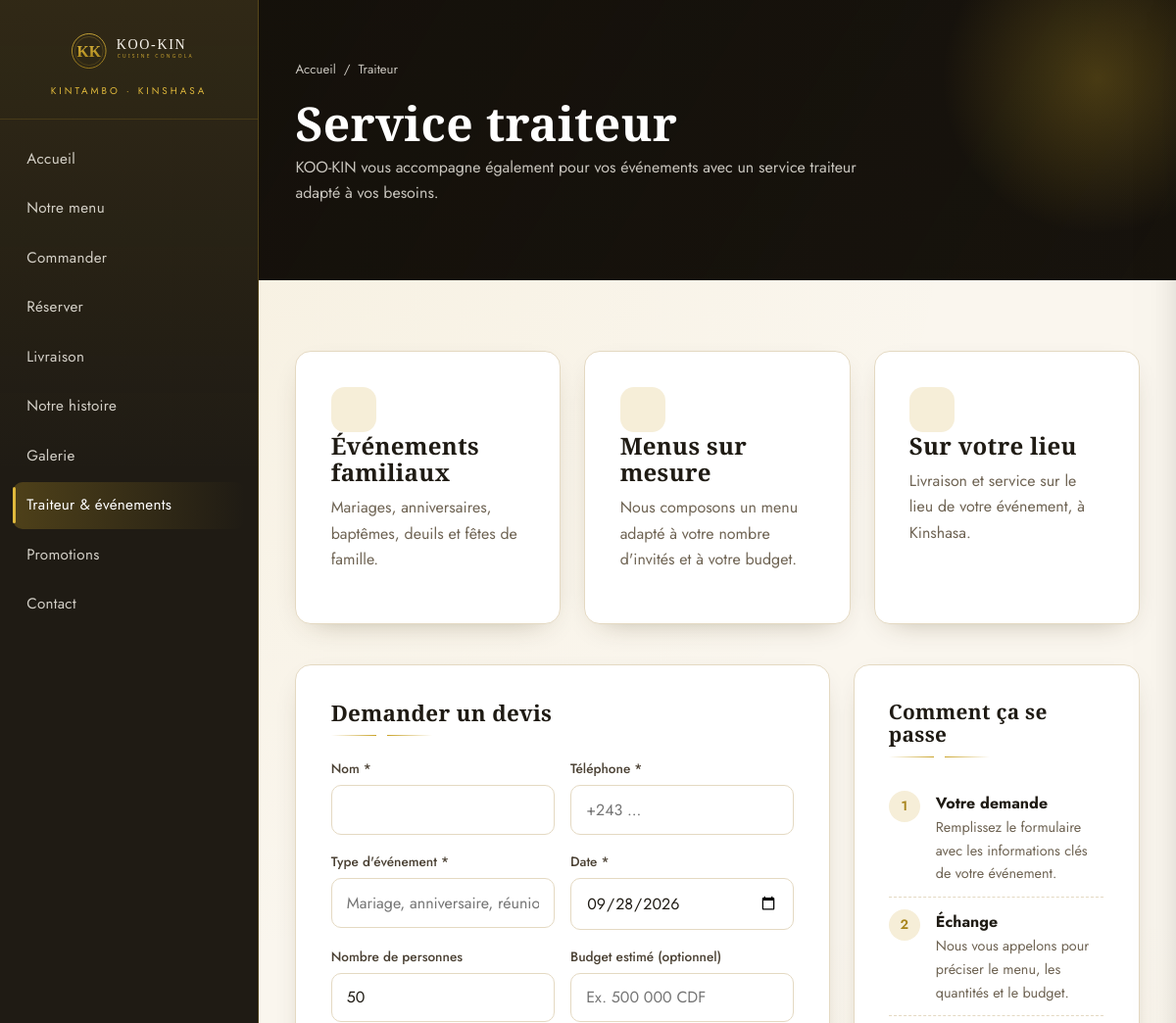
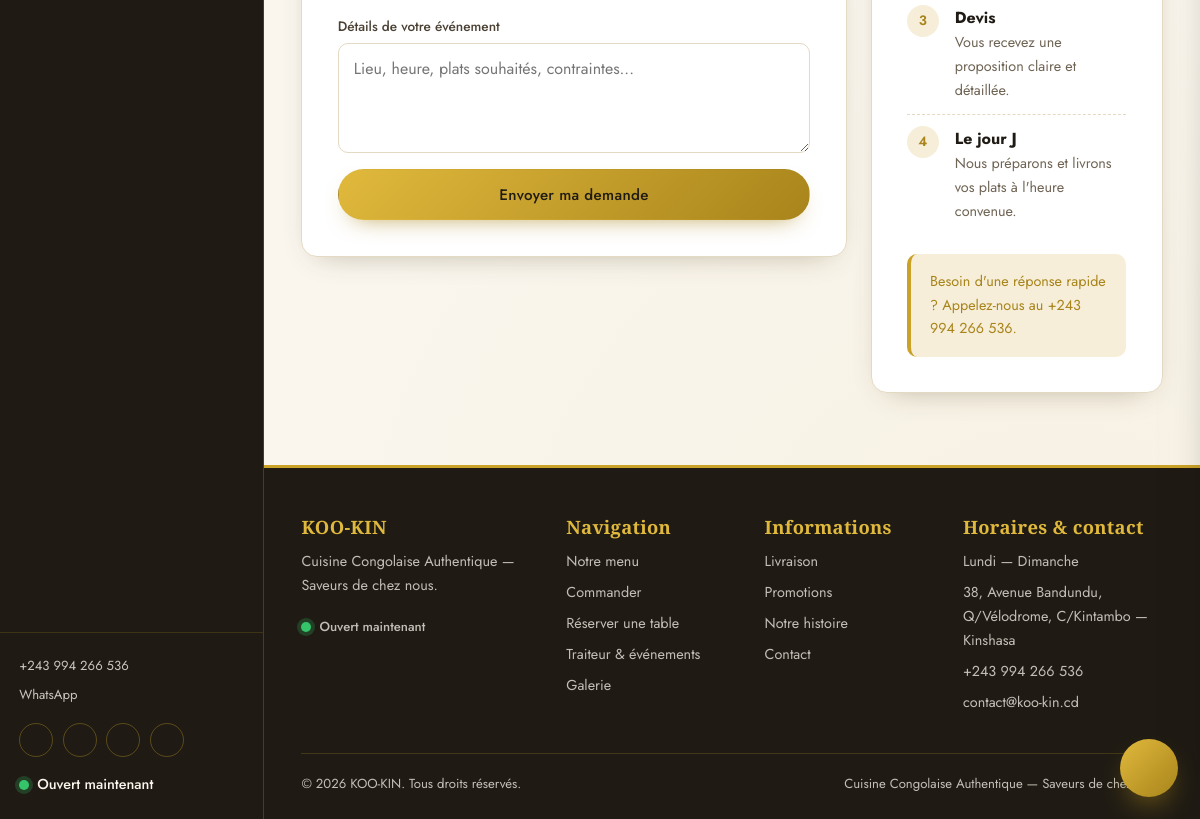
The app's page /traiteur.php with its own data (2 pictures, top to bottom).
### tables this page shows
CREATE TABLE `parametres_site` (
  `id` INT UNSIGNED NOT NULL AUTO_INCREMENT,
  `cle` VARCHAR(100) NOT NULL,
  `valeur` TEXT NULL,
  `description` VARCHAR(255) NULL,
  PRIMARY KEY (`id`),
  UNIQUE KEY `uq_parametres_cle` (`cle`)
);

### classes/core/Config.php (called while the page is built, shortened)
<?php
class Config
{
    private static ?array $items = null;
    public static function load(array $data): void
    {
        self::$items = $data;
    }
    public static function get(string $key, mixed $default = null): mixed
    {
        $segments = explode('.', $key);
        $value = self::$items;
        foreach ($segments as $segment) {
            if (!is_array($value) || !array_key_exists($segment, $value)) {
                return $default;
            }
            $value = $value[$segment];
        }
        return $value;
    }
}

### classes/core/Database.php (called while the page is built, shortened)
<?php
class Database
{
    private static ?Database $instance = null;
    private PDO $pdo;
    private function __construct(array $cfg)
    {
        $dsn = sprintf(
            'mysql:host=%s;port=%d;dbname=%s;charset=%s',
            $cfg['host'],
            $cfg['port'],
            $cfg['name'],
            $cfg['charset']
        );
        try {
            $this->pdo = new PDO($dsn, $cfg['user'], $cfg['pass'], [
                PDO::ATTR_ERRMODE            => PDO::ERRMODE_EXCEPTION,
                PDO::ATTR_DEFAULT_FETCH_MODE => PDO::FETCH_ASSOC,
                PDO::ATTR_EMULATE_PREPARES   => false,
            ]);
        } catch (PDOException $e) {
            throw new RuntimeException('Connexion à la base de données impossible : ' . $e->getMessage());
        }
    }
    public static function init(array $cfg): void
    {
        if (self::$instance === null) {
            self::$instance = new self($cfg);
        }
    }
    public static function instance(): self
    {
        return self::$instance;
    }
    public function run(string $sql, array $params = []): \PDOStatement
    {
        $stmt = $this->pdo->prepare($sql);
        $stmt->execute($params);
        return $stmt;
    }
    public function one(string $sql, array $params = []): ?array
    {
        $row = $this->run($sql, $params)->fetch();
        return $row === false ? null : $row;
    }
}

### classes/core/Session.php (called while the page is built, shortened)
<?php
class Session
{
    public static function get(string $key, mixed $default = null): mixed
    {
        return $_SESSION[$key] ?? $default;
    }
}

### traiteur.php (the view, shortened to what this page needs)
<?php
$page = [
    'titre' => 'Service traiteur — KOO-KIN',
    'actif' => 'traiteur',
    'description' => 'Service traiteur KOO-KIN pour mariages, anniversaires, cérémonies et événements d\'entreprise à Kinshasa.',
    'fil' => 'Traiteur',
];
require BASE_PATH . 'includes/front/header.php';
if (isset($_GET['merci'])): ?>
<section class="entete-page">
    <div class="conteneur animer visible">
        <p class="fil"><a href="<?= e(url('/')) ?>">Accueil</a> <span>/</span> Traiteur</p>
        <h1>Demande envoyée</h1>
    </div>
</section>
<section class="section">
    <div class="conteneur">
        <div class="carte-form animer" style="max-width:640px;margin-inline:auto;text-align:center">
            <?php foreach (flash_success() as $m): ?><div class="alerte alerte--succes"><?= e($m) ?></div><?php endforeach; ?>
            <span style="font-size:2.8rem;color:var(--succes);display:inline-block"><?= icone('verifier') ?></span>
            <h2>Merci pour votre confiance</h2>
            <p class="texte-doux">Nous étudions votre demande et revenons vers vous pour construire ensemble un menu adapté à votre événement.</p>
            <div style="display:flex;gap:.8rem;justify-content:center;flex-wrap:wrap;margin-top:1.2rem">
                <a href="<?= e(url('menu.php')) ?>" class="btn btn--or">Voir le menu</a>
                <a href="<?= e(url('contact.php')) ?>" class="btn btn--contour">Nous contacter</a>
            </div>
        </div>
    </div>
</section>
<?php else: ?>
<section class="entete-page">
    <div class="conteneur animer visible">
        <p class="fil"><a href="<?= e(url('/')) ?>">Accueil</a> <span>/</span> Traiteur</p>
        <h1>Service traiteur</h1>
        <p><?= e((string) param('traiteur_texte', 'KOO-KIN vous accompagne pour vos événements avec un service traiteur adapté à vos besoins.')) ?></p>
    </div>
</section>
<section class="section">
    <div class="conteneur">
        <div class="grille grille--3" style="margin-bottom:2.6rem">
            <div class="carte-form animer">
                <span class="ico-info"><?= icone('traiteur') ?></span>
                <h3>Événements familiaux</h3>
                <p class="texte-doux">Mariages, anniversaires, baptêmes, deuils et fêtes de famille.</p>
            </div>
            <div class="carte-form animer">
                <span class="ico-info"><?= icone('menu') ?></span>
                <h3>Menus sur mesure</h3>
                <p class="texte-doux">Nous composons un menu adapté à votre nombre d'invités et à votre budget.</p>
            </div>
            <div class="carte-form animer">
                <span class="ico-info"><?= icone('livraison') ?></span>
                <h3>Sur votre lieu</h3>
                <p class="texte-doux">Livraison et service sur le lieu de votre événement, à Kinshasa.</p>
            </div>
        </div>
        <div class="grille grille--2" style="align-items:start">
            <div class="carte-form animer">
                <h2 style="font-size:1.4rem">Demander un devis</h2>
                <div class="separateur"></div>
                <form method="post" action="<?= e(url('traiteur.php')) ?>" class="form">
                    <div class="form__ligne">
                        <div class="champ">
                            <label for="nom">Nom *</label>
                            <input type="text" id="nom" name="nom" value="<?= e(old('nom')) ?>" required maxlength="150" autocomplete="name">
                        </div>
                        <div class="champ">
                            <label for="telephone">Téléphone *</label>
                            <input type="tel" id="telephone" name="telephone" value="<?= e(old('telephone')) ?>" required placeholder="+243 ..." autocomplete="tel">
                        </div>
                    </div>
                    <div class="form__ligne">
                        <div class="champ">
                            <label for="type_evenement">Type d'événement *</label>
                            <input type="text" id="type_evenement" name="type_evenement" value="<?= e(old('type_evenement')) ?>" required maxlength="100" placeholder="Mariage, anniversaire, réunion...">
                        </div>
                        <div class="champ">
                            <label for="date_evenement">Date *</label>
                            <input type="date" id="date_evenement" name="date_evenement" value="<?= e(old('date_evenement', date('Y-m-d', strtotime('+7 day')))) ?>" min="<?= date('Y-m-d') ?>" required>
                        </div>
                    </div>
                    <div class="form__ligne">
                        <div class="champ">
                            <label for="nb_personnes">Nombre de personnes</label>
                            <input type="number" id="nb_personnes" name="nb_personnes" value="<?= e(old('nb_personnes', 50)) ?>" min="1" max="5000">
                        </div>
                        <div class="champ">
                            <label for="budget">Budget estimé (optionnel)</label>
                            <input type="text" id="budget" name="budget" value="<?= e(old('budget')) ?>" maxlength="50" placeholder="Ex. 500 000 CDF">
                        </div>
                    </div>
                    <div class="champ champ--large">
                        <label for="message">Détails de votre événement</label>
                        <textarea id="message" name="message" maxlength="2000" style="min-height:110px" placeholder="Lieu, heure, plats souhaités, contraintes..."><?= e(old('message')) ?></textarea>
                    </div>
                    <button type="submit" name="traiteur" value="1" class="btn btn--or btn--bloc">Envoyer ma demande</button>
                </form>
            </div>
            <div class="carte-form animer">
                <h2 style="font-size:1.3rem">Comment ça se passe</h2>
                <div class="separateur"></div>
                <ol class="liste-etapes">
                    <li><strong>Votre demande</strong><span>Remplissez le formulaire avec les informations clés de votre événement.</span></li>
                    <li><strong>Échange</strong><span>Nous vous appelons pour préciser le menu, les quantités et le budget.</span></li>
                    <li><strong>Devis</strong><span>Vous recevez une proposition claire et détaillée.</span></li>
                    <li><strong>Le jour J</strong><span>Nous préparons et livrons vos plats à l'heure convenue.</span></li>
                </ol>
                <div class="menu-note" style="margin-top:1.2rem">
                    Besoin d'une réponse rapide ? Appelez-nous au <?= e((string) param('telephone', '+243 994 266 536')) ?>.
                </div>
            </div>
        </div>
    </div>
</section>
<?php endif;
require BASE_PATH . 'includes/front/footer.php';

### includes/front/header.php (shortened to what this page needs)
<?php
$page = $page ?? [];
$actif = $page['actif'] ?? '';
$phone = (string) param('telephone', '+243 994 266 536');
$whatsapp = (string) param('whatsapp', '243994266536');
$horaireDuJour = db()->one(
    'SELECT ouverture, fermeture, ferme FROM horaires WHERE id = ? LIMIT 1',
    [(int) date('N')]
);
$statut = 'ferme';
if ($horaireDuJour && (int) $horaireDuJour['ferme'] === 0 && $horaireDuJour['ouverture'] && $horaireDuJour['fermeture']) {
    $now = time();
    $ouvre = strtotime('today ' . $horaireDuJour['ouverture']);
    $ferme = strtotime('today ' . $horaireDuJour['fermeture']);
    $statut = ($now >= $ouvre && $now <= $ferme) ? 'ouvert' : 'ferme';
}
?>
<!doctype html>
<html lang="fr">
<head>
    <link rel="stylesheet" href="<?= e(asset('css/style.css')) ?>">
</head>
<body>
<aside class="sidebar" id="sidebar" aria-label="Navigation principale">
    <div class="sidebar__logo">
        <a href="<?= e(url('/')) ?>">
            <img src="<?= e(asset('img/logo.svg')) ?>" alt="KOO-KIN">
        </a>
        <span>Kintambo · Kinshasa</span>
    </div>
    <nav class="sidebar__nav">
        <a href="<?= e(url('/')) ?>" class="<?= $actif === 'accueil' ? 'actif' : '' ?>">Accueil</a>
        <a href="<?= e(url('menu.php')) ?>" class="<?= $actif === 'menu' ? 'actif' : '' ?>">Notre menu</a>
        <a href="<?= e(url('commander.php')) ?>" class="<?= $actif === 'commander' ? 'actif' : '' ?>">Commander</a>
        <a href="<?= e(url('reservation.php')) ?>" class="<?= $actif === 'reservation' ? 'actif' : '' ?>">Réserver</a>
        <a href="<?= e(url('livraison.php')) ?>" class="<?= $actif === 'livraison' ? 'actif' : '' ?>">Livraison</a>
        <a href="<?= e(url('histoire.php')) ?>" class="<?= $actif === 'histoire' ? 'actif' : '' ?>">Notre histoire</a>
        <a href="<?= e(url('galerie.php')) ?>" class="<?= $actif === 'galerie' ? 'actif' : '' ?>">Galerie</a>
        <a href="<?= e(url('traiteur.php')) ?>" class="<?= $actif === 'traiteur' ? 'actif' : '' ?>">Traiteur &amp; événements</a>
        <a href="<?= e(url('promotions.php')) ?>" class="<?= $actif === 'promotions' ? 'actif' : '' ?>">Promotions</a>
        <a href="<?= e(url('contact.php')) ?>" class="<?= $actif === 'contact' ? 'actif' : '' ?>">Contact</a>
    </nav>
    <div class="sidebar__contact">
        <a href="tel:<?= e(preg_replace('/\s+/', '', $phone)) ?>"><?= e($phone) ?></a>
        <a href="https://wa.me/<?= e($whatsapp) ?>" target="_blank" rel="noopener">WhatsApp</a>
        <div class="sidebar__social">
            <a href="<?= e((string) param('facebook', '#')) ?>" target="_blank" rel="noopener" aria-label="Facebook"><?= icone('facebook') ?></a>
            <a href="<?= e((string) param('instagram', '#')) ?>" target="_blank" rel="noopener" aria-label="Instagram"><?= icone('instagram') ?></a>
            <a href="<?= e((string) param('tiktok', '#')) ?>" target="_blank" rel="noopener" aria-label="TikTok"><?= icone('tiktok') ?></a>
            <a href="https://wa.me/<?= e($whatsapp) ?>" target="_blank" rel="noopener" aria-label="WhatsApp"><?= icone('whatsapp') ?></a>
        </div>
        <p class="statut-ouvert <?= $statut === 'ouvert' ? 'ouvert' : 'ferme' ?>" style="margin:1rem 0 0">
            <span class="point"></span>
            <?= $statut === 'ouvert' ? 'Ouvert maintenant' : 'Fermé actuellement' ?>
        </p>
    </div>
</aside>
<div class="page">
    <main id="contenu">

### includes/front/footer.php (shortened to what this page needs)
<?php
require BASE_PATH . 'includes/front/chatbox.php';
?>
<footer class="footer">
    <div class="conteneur">
        <div class="footer__grid">
            <div>
                <h4>KOO-KIN</h4>
                <p style="font-size:.9rem"><?= e((string) param('footer_texte', 'Cuisine Congolaise Authentique — Saveurs de chez nous.')) ?></p>
                <p class="statut-ouvert <?php
                    $h = db()->one('SELECT ouverture, fermeture, ferme FROM horaires WHERE id = ? LIMIT 1', [(int) date('N')]);
                    $open = false;
                    if ($h) { $n = time(); $o = strtotime('today ' . $h['ouverture']); $f = strtotime('today ' . $h['fermeture']); if ($f < $o) { $f += 86400; } $open = ((int) $h['ferme'] === 0 && $n >= $o && $n <= $f); }
                echo $open ? 'ouvert' : 'ferme'; ?>"><span class="point"></span><span style="font-size:.82rem"><?= $open ? 'Ouvert maintenant' : 'Fermé actuellement' ?></span></p>
            </div>
            <div>
                <h4>Navigation</h4>
                <ul>
                    <li><a href="<?= e(url('menu.php')) ?>">Notre menu</a></li>
                    <li><a href="<?= e(url('commander.php')) ?>">Commander</a></li>
                    <li><a href="<?= e(url('reservation.php')) ?>">Réserver une table</a></li>
                    <li><a href="<?= e(url('traiteur.php')) ?>">Traiteur &amp; événements</a></li>
                    <li><a href="<?= e(url('galerie.php')) ?>">Galerie</a></li>
                </ul>
            </div>
            <div>
                <h4>Informations</h4>
                <ul>
                    <li><a href="<?= e(url('livraison.php')) ?>">Livraison</a></li>
                    <li><a href="<?= e(url('promotions.php')) ?>">Promotions</a></li>
                    <li><a href="<?= e(url('histoire.php')) ?>">Notre histoire</a></li>
                    <li><a href="<?= e(url('contact.php')) ?>">Contact</a></li>
                </ul>
            </div>
            <div>
                <h4>Horaires &amp; contact</h4>
                <ul>
                    <li><?= e((string) param('horaires_texte', 'Lundi — Dimanche')) ?></li>
                    <li><?= e((string) param('adresse', '')) ?></li>
                    <li><a href="tel:<?= e(preg_replace('/\s+/', '', (string) param('telephone', ''))) ?>"><?= e((string) param('telephone', '')) ?></a></li>
                    <li><a href="mailto:<?= e((string) param('email', '')) ?>"><?= e((string) param('email', '')) ?></a></li>
                </ul>
            </div>
        </div>
        <div class="footer__bas">
            <span>© <?= date('Y') ?> <?= e((string) param('site_nom', 'KOO-KIN')) ?>. Tous droits réservés.</span>
            <span><?= e((string) param('site_slogan', 'Cuisine Congolaise Authentique')) ?> — <?= e((string) param('site_description', 'Saveurs de chez nous')) ?></span>
        </div>
    </div>
</footer>
</main>
</div>
</body>
</html>

### records on screen
parametres_site: valeur "+243 994 266 536"
parametres_site: valeur "KOO-KIN vous accompagne également pour vos événements avec un service traiteur adapté à vos besoins."
parametres_site: valeur "Cuisine Congolaise Authentique — Saveurs de chez nous."
parametres_site: valeur "Lundi — Dimanche"
parametres_site: valeur "38, Avenue Bandundu, Q/Vélodrome, C/Kintambo — Kinshasa"
parametres_site: valeur "contact@koo-kin.cd"
parametres_site: valeur "KOO-KIN"
parametres_site: valeur "Cuisine Congolaise Authentique"
parametres_site: valeur "Saveurs de chez nous"
